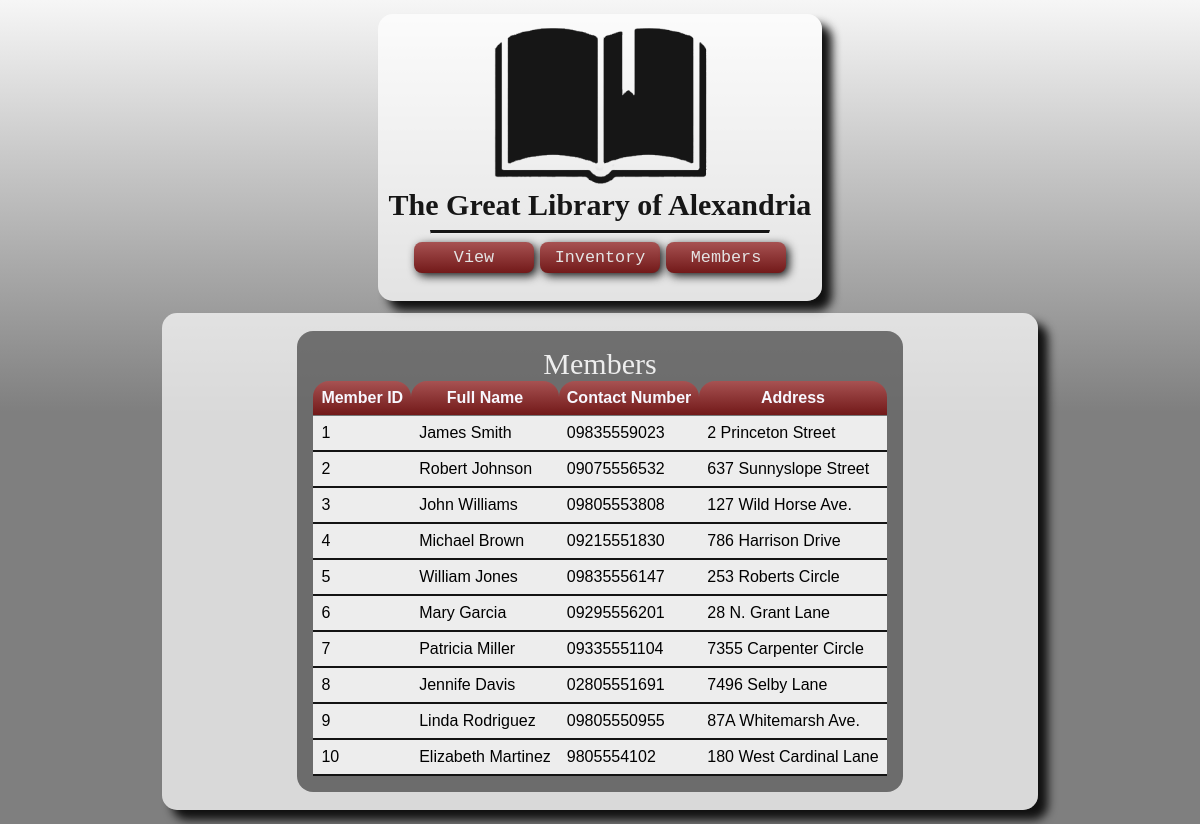
The page /AllMembers.php on the database its author committed.
### tables this page shows
CREATE TABLE `member` (
  `memberID` int NOT NULL AUTO_INCREMENT,
  `fullName` varchar(45) NOT NULL,
  `contactNumber` varchar(45) NOT NULL,
  `address` varchar(45) NOT NULL,
  PRIMARY KEY (`memberID`),
  KEY `fullnameFK` (`fullName`)
);

### AllMembers.php (the view, shortened to what this page needs)
<!DOCTYPE html>
<html lang="en">
<head>
    <link rel="stylesheet" href="rsrcs/style.css">
</head>
<body>
<?php include('Index.php'); ?>
<div class="container">
<div class="functionCon">
<div id="tables">
<table id="Mtable">
                <caption>Members</caption>
                <tr>
                    <th>Member ID</th>
                    <th>Full Name</th>
                    <th>Contact Number</th>
                    <th>Address</th>
                </tr>
<?php
include("dbh.php");
$query = "select * from Member";
$result = $con-> query($query);
if($result-> num_rows>0){
    while($data= $result-> fetch_assoc()){
        echo "
                <tr>
                    <td>".$data['memberID']."</td>
                    <td>".$data['fullName']."</td>
                    <td>".$data['contactNumber']."</td>
                    <td>".$data['address']."</td>
                </tr>
        ";
    }
}
?>
            </table>
</div>
</div>
</div>
</body>
</html>

### rsrcs/style.css (style rules this page uses)
body { background: linear-gradient(to bottom, rgba(233, 233, 233, 0.404), rgba(0, 0, 0, 0.5), rgba(0, 0, 0, 0.5) ), url("bg.jpg"); background-repeat: no-repeat; background-position:center; background-size: cover; background-attachment: fixed; display: grid; grid-template-columns: 100vw; grid-template-rows: auto; place-items: center; justify-content: center; align-content: center; }
.container { width: 70%; height: auto; padding: 1.5vw; margin: 0.5vw; border-radius: 15px; background-color:hsla(0, 0%, 100%, 0.705); box-shadow: 10px 10px 10px #111111; display: grid; grid-template-columns: 100vw; place-items: center; justify-content: center; align-content: center; }
.functionCon { width: auto; display:grid; grid-template-columns: repeat(1,auto); grid-template-rows: repeat(1,auto); justify-content: center; row-gap: 0.8vw; }
#tables { display: grid; background-color: rgba(0, 0, 0, 0.5); border-radius: 1em; padding: 1em; grid-template-columns: repeat(1,auto); grid-template-rows: repeat(1,auto); justify-content: center; }
table { display: block; font-family: arial, sans-serif; font-size: 1em; border-collapse: collapse; }
th { border-bottom: 2px solid rgba(0, 0, 0, 0.5); text-align: center; padding: 8px; background-image: linear-gradient(to bottom, #a75252, #721919); border-radius: 1em 1em 0em 0em; border-bottom: 0.1em solid rgba(0, 0, 0, 0.5); color: ghostwhite; }
td { border-bottom: 2px solid #131313; text-align: left; padding: 8px; color: rgb(0, 0, 0); background-color:hsla(0, 0%, 100%, 0.877); }
caption { font-family: Copperplate, Papyrus, fantasy; font-size: 2.5vw; color: hsla(0, 0%, 100%, 0.877); margin: 0px; text-align: center; }

### rows shown on the page
member: memberID "1", fullName "James Smith", contactNumber "09835559023", address "2 Princeton Street"
member: memberID "2", fullName "Robert Johnson", contactNumber "09075556532", address "637 Sunnyslope Street"
member: memberID "3", fullName "John Williams", contactNumber "09805553808", address "127 Wild Horse Ave."
member: memberID "4", fullName "Michael Brown", contactNumber "09215551830", address "786 Harrison Drive"
member: memberID "5", fullName "William Jones", contactNumber "09835556147", address "253 Roberts Circle"
member: memberID "6", fullName "Mary Garcia", contactNumber "09295556201", address "28 N. Grant Lane"
member: memberID "7", fullName "Patricia Miller", contactNumber "09335551104", address "7355 Carpenter Circle"
member: memberID "8", fullName "Jennife Davis", contactNumber "02805551691", address "7496 Selby Lane"
member: memberID "9", fullName "Linda Rodriguez", contactNumber "09805550955", address "87A Whitemarsh Ave."
member: memberID "10", fullName "Elizabeth Martinez", contactNumber "9805554102", address "180 West Cardinal Lane"
